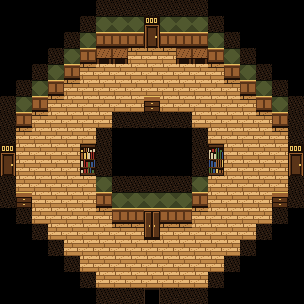

This game map was drawn from its Tiled (.tmx) file and the tilesets committed beside it. A one-line description and the full map source follow:
An orthogonal 19x19 tile map with 16x16 px tiles, 1 tile layer (tiles) and 10 objects (3x exit, 3x drawer, 2x keyspot, entry, closet).

<map version="1.10" tiledversion="1.12.2" orientation="orthogonal" renderorder="right-down" width="19" height="19" tilewidth="16" tileheight="16" infinite="0" nextlayerid="3" nextobjectid="21">
 <properties>
  <property name="allow_lock" type="bool" value="true" />
  <property name="kind" value="normal" />
 </properties>
 <tileset firstgid="1" source="../tilesets/hotel.tsx" />
 <layer id="1" name="tiles" width="19" height="19">
  <data encoding="csv">
0,0,0,0,0,0,7,7,7,7,7,7,7,0,0,0,0,0,0,
0,0,0,0,0,7,8,8,8,10,8,8,8,7,0,0,0,0,0,
0,0,0,0,7,8,9,9,9,11,9,9,9,8,7,0,0,0,0,
0,0,0,7,8,9,15,15,3,3,3,15,15,9,8,7,0,0,0,
0,0,7,8,9,3,2,2,2,2,2,2,2,3,9,8,7,0,0,
0,7,8,9,3,2,2,2,2,2,2,2,2,2,3,9,8,7,0,
7,8,9,3,2,2,2,2,2,14,2,2,2,2,2,3,9,8,7,
7,9,3,2,2,2,2,7,7,7,7,7,2,2,2,2,3,9,7,
7,3,2,2,2,2,7,0,0,0,0,0,7,2,2,2,2,3,7,
10,2,2,2,2,32,7,0,0,0,0,0,7,33,2,2,2,2,10,
11,2,2,2,2,35,7,0,0,0,0,0,7,36,2,2,2,2,11,
7,2,2,2,2,2,8,7,7,7,7,7,8,2,2,2,2,2,7,
7,14,2,2,2,2,9,8,8,8,8,8,9,2,2,2,2,14,7,
0,7,2,2,2,2,3,9,9,12,9,9,3,2,2,2,2,7,0,
0,0,7,2,2,2,2,3,3,13,3,3,2,2,2,2,7,0,0,
0,0,0,7,2,2,2,2,2,2,2,2,2,2,2,7,0,0,0,
0,0,0,0,7,2,2,2,2,2,2,2,2,2,7,0,0,0,0,
0,0,0,0,0,7,2,2,2,2,2,2,2,7,0,0,0,0,0,
0,0,0,0,0,0,7,7,7,25,7,7,7,0,0,0,0,0,0
</data>
 </layer>
 <objectgroup id="2" name="objects">
  <object id="10" name="keyspot" x="192" y="48">
   <point />
  </object>
  <object id="11" name="exit" x="144" y="16" width="16" height="32">
   <properties>
    <property name="wall" value="top" />
   </properties>
  </object>
  <object id="12" name="exit" x="0" y="144" width="16" height="32">
   <properties>
    <property name="wall" value="left" />
   </properties>
  </object>
  <object id="13" name="exit" x="288" y="144" width="16" height="32">
   <properties>
    <property name="wall" value="right" />
   </properties>
  </object>
  <object id="14" name="entry" x="144" y="288" width="16" height="16">
   <properties>
    <property name="wall" value="bottom" />
   </properties>
  </object>
  <object id="15" name="drawer" x="144" y="96" width="16" height="16" />
  <object id="16" name="drawer" x="272" y="192" width="16" height="16" />
  <object id="17" name="closet" x="144" y="208" width="16" height="32" />
  <object id="19" name="keyspot" x="96" y="48">
   <point />
  </object>
  <object id="20" name="drawer" x="16" y="192" width="16" height="16" />
 </objectgroup>
</map>
